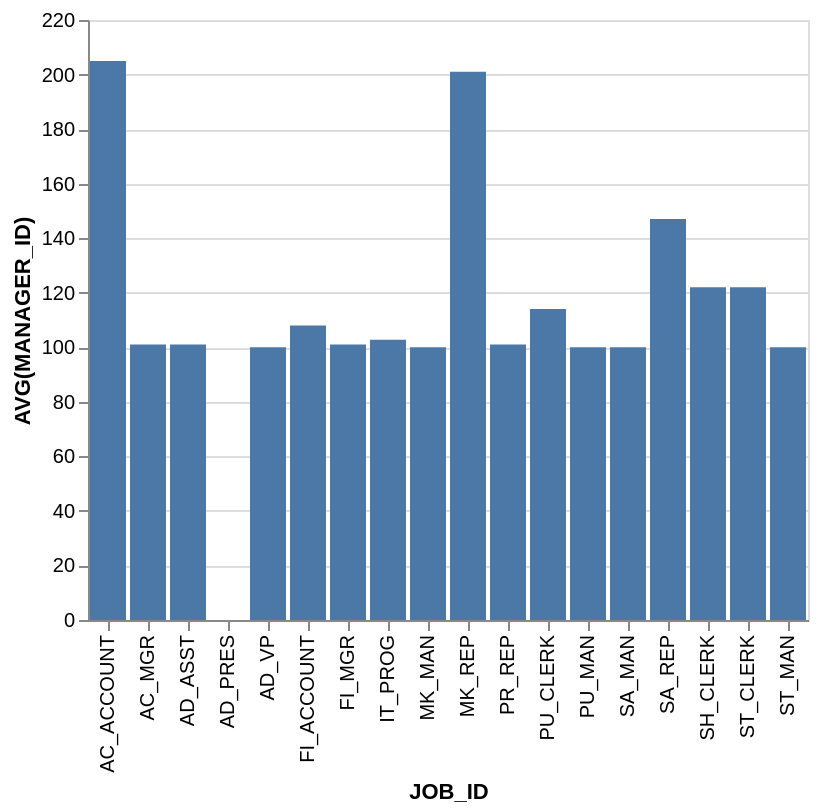

Describe this chart as a Vega-Lite specification.
### Vega-Lite specification from a JSON file in a GitHub repository (floating-point values rounded to 4 significant figures)
{"data": {"values": [{"x_data": "AC_ACCOUNT", "y_data": 205}, {"x_data": "AC_MGR", "y_data": 101}, {"x_data": "AD_ASST", "y_data": 101}, {"x_data": "AD_PRES", "y_data": 0}, {"x_data": "AD_VP", "y_data": 100}, {"x_data": "FI_ACCOUNT", "y_data": 108}, {"x_data": "FI_MGR", "y_data": 101}, {"x_data": "IT_PROG", "y_data": 102.8}, {"x_data": "MK_MAN", "y_data": 100}, {"x_data": "MK_REP", "y_data": 201}, {"x_data": "PR_REP", "y_data": 101}, {"x_data": "PU_CLERK", "y_data": 114}, {"x_data": "PU_MAN", "y_data": 100}, {"x_data": "SA_MAN", "y_data": 100}, {"x_data": "SA_REP", "y_data": 147}, {"x_data": "SH_CLERK", "y_data": 122}, {"x_data": "ST_CLERK", "y_data": 122}, {"x_data": "ST_MAN", "y_data": 100}]}, "mark": "bar", "encoding": {"x": {"field": "x_data", "type": "nominal", "title": "JOB_ID", "sort": "ascending"}, "y": {"field": "y_data", "type": "quantitative", "title": "AVG(MANAGER_ID)"}}}
